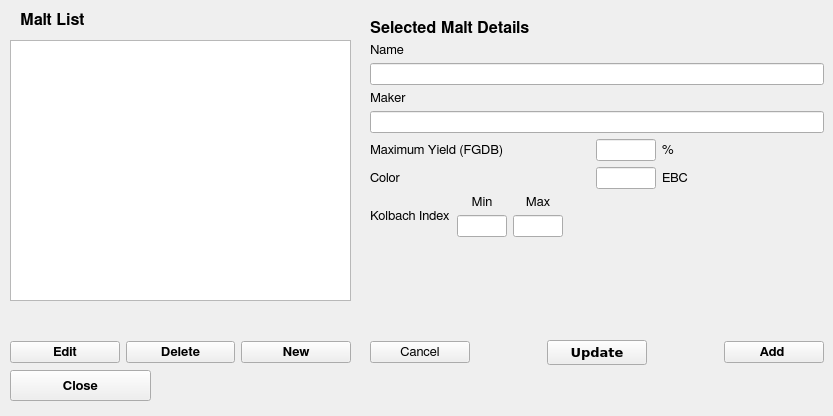
<?xml version="1.0" encoding="UTF-8"?>
<ui version="4.0">
 <class>MaltDialog</class>
 <widget class="QWidget" name="MaltDialog">
  <property name="geometry">
   <rect>
    <x>0</x>
    <y>0</y>
    <width>833</width>
    <height>416</height>
   </rect>
  </property>
  <property name="font">
   <font>
    <family>FreeSans</family>
    <pointsize>10</pointsize>
    <weight>50</weight>
    <bold>false</bold>
   </font>
  </property>
  <property name="windowTitle">
   <string/>
  </property>
  <widget class="QPushButton" name="close_button">
   <property name="geometry">
    <rect>
     <x>10</x>
     <y>370</y>
     <width>141</width>
     <height>31</height>
    </rect>
   </property>
   <property name="font">
    <font>
     <family>FreeSans</family>
     <pointsize>10</pointsize>
     <weight>75</weight>
     <bold>true</bold>
    </font>
   </property>
   <property name="text">
    <string>Close</string>
   </property>
  </widget>
  <widget class="QWidget" name="layoutWidget">
   <property name="geometry">
    <rect>
     <x>10</x>
     <y>92</y>
     <width>341</width>
     <height>271</height>
    </rect>
   </property>
   <layout class="QVBoxLayout" name="verticalLayout">
    <item>
     <spacer name="verticalSpacer">
      <property name="orientation">
       <enum>Qt::Vertical</enum>
      </property>
      <property name="sizeHint" stdset="0">
       <size>
        <width>20</width>
        <height>40</height>
       </size>
      </property>
     </spacer>
    </item>
    <item>
     <layout class="QHBoxLayout" name="horizontalLayout">
      <item>
       <widget class="QPushButton" name="edit_button">
        <property name="maximumSize">
         <size>
          <width>150</width>
          <height>16777215</height>
         </size>
        </property>
        <property name="font">
         <font>
          <family>FreeSans</family>
          <pointsize>10</pointsize>
          <weight>75</weight>
          <bold>true</bold>
         </font>
        </property>
        <property name="text">
         <string>Edit</string>
        </property>
       </widget>
      </item>
      <item>
       <widget class="QPushButton" name="delete_button">
        <property name="maximumSize">
         <size>
          <width>150</width>
          <height>16777215</height>
         </size>
        </property>
        <property name="font">
         <font>
          <family>FreeSans</family>
          <pointsize>10</pointsize>
          <weight>75</weight>
          <bold>true</bold>
         </font>
        </property>
        <property name="text">
         <string>Delete</string>
        </property>
       </widget>
      </item>
      <item>
       <widget class="QPushButton" name="new_button">
        <property name="maximumSize">
         <size>
          <width>150</width>
          <height>16777215</height>
         </size>
        </property>
        <property name="font">
         <font>
          <family>FreeSans</family>
          <pointsize>10</pointsize>
          <weight>75</weight>
          <bold>true</bold>
         </font>
        </property>
        <property name="text">
         <string>New</string>
        </property>
       </widget>
      </item>
     </layout>
    </item>
   </layout>
  </widget>
  <widget class="QLabel" name="malt_list_label">
   <property name="geometry">
    <rect>
     <x>20</x>
     <y>0</y>
     <width>271</width>
     <height>41</height>
    </rect>
   </property>
   <property name="font">
    <font>
     <family>FreeSans</family>
     <pointsize>12</pointsize>
     <weight>75</weight>
     <italic>false</italic>
     <bold>true</bold>
    </font>
   </property>
   <property name="text">
    <string>Malt List</string>
   </property>
  </widget>
  <widget class="QListWidget" name="malt_list_widget">
   <property name="geometry">
    <rect>
     <x>10</x>
     <y>40</y>
     <width>341</width>
     <height>261</height>
    </rect>
   </property>
  </widget>
  <widget class="QWidget" name="layoutWidget">
   <property name="geometry">
    <rect>
     <x>370</x>
     <y>20</y>
     <width>454</width>
     <height>345</height>
    </rect>
   </property>
   <layout class="QVBoxLayout" name="verticalLayout_6">
    <item>
     <widget class="QLabel" name="detail_label">
      <property name="font">
       <font>
        <family>FreeSans</family>
        <pointsize>12</pointsize>
        <weight>75</weight>
        <italic>false</italic>
        <bold>true</bold>
       </font>
      </property>
      <property name="text">
       <string>Selected Malt Details</string>
      </property>
     </widget>
    </item>
    <item>
     <layout class="QVBoxLayout" name="verticalLayout_2">
      <item>
       <widget class="QLabel" name="name_label">
        <property name="font">
         <font>
          <family>FreeSans</family>
          <pointsize>10</pointsize>
          <weight>50</weight>
          <bold>false</bold>
         </font>
        </property>
        <property name="text">
         <string>Name</string>
        </property>
       </widget>
      </item>
      <item>
       <widget class="QLineEdit" name="name_edit">
        <property name="minimumSize">
         <size>
          <width>450</width>
          <height>0</height>
         </size>
        </property>
       </widget>
      </item>
     </layout>
    </item>
    <item>
     <widget class="QLabel" name="maker_label">
      <property name="font">
       <font>
        <family>FreeSans</family>
        <pointsize>10</pointsize>
        <weight>50</weight>
        <bold>false</bold>
       </font>
      </property>
      <property name="text">
       <string>Maker</string>
      </property>
     </widget>
    </item>
    <item>
     <widget class="QLineEdit" name="maker_edit"/>
    </item>
    <item>
     <layout class="QVBoxLayout" name="verticalLayout_3"/>
    </item>
    <item>
     <layout class="QHBoxLayout" name="horizontalLayout_2">
      <item>
       <widget class="QLabel" name="max_yield_label">
        <property name="minimumSize">
         <size>
          <width>220</width>
          <height>0</height>
         </size>
        </property>
        <property name="font">
         <font>
          <family>FreeSans</family>
          <pointsize>10</pointsize>
          <weight>50</weight>
          <italic>false</italic>
          <bold>false</bold>
         </font>
        </property>
        <property name="text">
         <string>Maximum Yield (FGDB) </string>
        </property>
       </widget>
      </item>
      <item>
       <widget class="QLineEdit" name="max_yield_edit">
        <property name="minimumSize">
         <size>
          <width>60</width>
          <height>0</height>
         </size>
        </property>
        <property name="maximumSize">
         <size>
          <width>50</width>
          <height>16777215</height>
         </size>
        </property>
       </widget>
      </item>
      <item>
       <widget class="QLabel" name="max_yield_unti_label">
        <property name="font">
         <font>
          <family>FreeSans</family>
          <pointsize>10</pointsize>
          <weight>50</weight>
          <bold>false</bold>
         </font>
        </property>
        <property name="text">
         <string>%</string>
        </property>
       </widget>
      </item>
     </layout>
    </item>
    <item>
     <layout class="QHBoxLayout" name="horizontalLayout_3">
      <item>
       <widget class="QLabel" name="color_label">
        <property name="minimumSize">
         <size>
          <width>220</width>
          <height>0</height>
         </size>
        </property>
        <property name="font">
         <font>
          <family>FreeSans</family>
          <pointsize>10</pointsize>
          <weight>50</weight>
          <italic>false</italic>
          <bold>false</bold>
         </font>
        </property>
        <property name="text">
         <string>Color</string>
        </property>
       </widget>
      </item>
      <item>
       <widget class="QLineEdit" name="color_edit">
        <property name="minimumSize">
         <size>
          <width>60</width>
          <height>0</height>
         </size>
        </property>
        <property name="maximumSize">
         <size>
          <width>50</width>
          <height>16777215</height>
         </size>
        </property>
       </widget>
      </item>
      <item>
       <widget class="QLabel" name="color_unit_label">
        <property name="font">
         <font>
          <family>FreeSans</family>
          <pointsize>10</pointsize>
          <weight>50</weight>
          <bold>false</bold>
         </font>
        </property>
        <property name="text">
         <string>EBC</string>
        </property>
       </widget>
      </item>
     </layout>
    </item>
    <item>
     <layout class="QHBoxLayout" name="horizontalLayout_4">
      <item>
       <widget class="QLabel" name="kolbach_index_label">
        <property name="font">
         <font>
          <family>FreeSans</family>
          <pointsize>10</pointsize>
          <weight>50</weight>
          <bold>false</bold>
         </font>
        </property>
        <property name="text">
         <string>Kolbach Index</string>
        </property>
       </widget>
      </item>
      <item>
       <layout class="QVBoxLayout" name="verticalLayout_4">
        <item>
         <widget class="QLabel" name="kolbach_min_label">
          <property name="maximumSize">
           <size>
            <width>50</width>
            <height>50</height>
           </size>
          </property>
          <property name="font">
           <font>
            <family>FreeSans</family>
            <pointsize>10</pointsize>
            <weight>50</weight>
            <bold>false</bold>
           </font>
          </property>
          <property name="text">
           <string>Min</string>
          </property>
          <property name="alignment">
           <set>Qt::AlignCenter</set>
          </property>
         </widget>
        </item>
        <item>
         <widget class="QLineEdit" name="kolbach_min">
          <property name="maximumSize">
           <size>
            <width>50</width>
            <height>50</height>
           </size>
          </property>
         </widget>
        </item>
       </layout>
      </item>
      <item>
       <layout class="QVBoxLayout" name="verticalLayout_5">
        <property name="spacing">
         <number>6</number>
        </property>
        <item>
         <widget class="QLabel" name="kolbach_max_label">
          <property name="maximumSize">
           <size>
            <width>50</width>
            <height>50</height>
           </size>
          </property>
          <property name="font">
           <font>
            <family>FreeSans</family>
            <pointsize>10</pointsize>
            <weight>50</weight>
            <bold>false</bold>
           </font>
          </property>
          <property name="text">
           <string>Max</string>
          </property>
          <property name="alignment">
           <set>Qt::AlignCenter</set>
          </property>
         </widget>
        </item>
        <item>
         <widget class="QLineEdit" name="kolbach_max">
          <property name="maximumSize">
           <size>
            <width>50</width>
            <height>50</height>
           </size>
          </property>
         </widget>
        </item>
       </layout>
      </item>
      <item>
       <spacer name="horizontalSpacer">
        <property name="orientation">
         <enum>Qt::Horizontal</enum>
        </property>
        <property name="sizeHint" stdset="0">
         <size>
          <width>98</width>
          <height>20</height>
         </size>
        </property>
       </spacer>
      </item>
     </layout>
    </item>
    <item>
     <spacer name="verticalSpacer_2">
      <property name="orientation">
       <enum>Qt::Vertical</enum>
      </property>
      <property name="sizeHint" stdset="0">
       <size>
        <width>20</width>
        <height>40</height>
       </size>
      </property>
     </spacer>
    </item>
    <item>
     <layout class="QHBoxLayout" name="horizontalLayout_6">
      <item>
       <widget class="QPushButton" name="cancel_button">
        <property name="minimumSize">
         <size>
          <width>100</width>
          <height>0</height>
         </size>
        </property>
        <property name="font">
         <font>
          <family>Arial Black</family>
          <pointsize>10</pointsize>
          <weight>50</weight>
          <bold>false</bold>
         </font>
        </property>
        <property name="text">
         <string>Cancel</string>
        </property>
       </widget>
      </item>
      <item>
       <spacer name="horizontalSpacer_3">
        <property name="orientation">
         <enum>Qt::Horizontal</enum>
        </property>
        <property name="sizeHint" stdset="0">
         <size>
          <width>40</width>
          <height>20</height>
         </size>
        </property>
       </spacer>
      </item>
      <item>
       <widget class="QPushButton" name="update_button">
        <property name="minimumSize">
         <size>
          <width>100</width>
          <height>0</height>
         </size>
        </property>
        <property name="font">
         <font>
          <family>DejaVu Sans</family>
          <pointsize>10</pointsize>
          <weight>75</weight>
          <bold>true</bold>
         </font>
        </property>
        <property name="text">
         <string>Update</string>
        </property>
       </widget>
      </item>
      <item>
       <spacer name="horizontalSpacer_2">
        <property name="orientation">
         <enum>Qt::Horizontal</enum>
        </property>
        <property name="sizeHint" stdset="0">
         <size>
          <width>40</width>
          <height>20</height>
         </size>
        </property>
       </spacer>
      </item>
      <item>
       <widget class="QPushButton" name="add_button">
        <property name="sizePolicy">
         <sizepolicy hsizetype="Minimum" vsizetype="Fixed">
          <horstretch>0</horstretch>
          <verstretch>0</verstretch>
         </sizepolicy>
        </property>
        <property name="minimumSize">
         <size>
          <width>100</width>
          <height>0</height>
         </size>
        </property>
        <property name="maximumSize">
         <size>
          <width>100</width>
          <height>16777215</height>
         </size>
        </property>
        <property name="font">
         <font>
          <family>FreeSans</family>
          <weight>75</weight>
          <bold>true</bold>
         </font>
        </property>
        <property name="text">
         <string>Add </string>
        </property>
       </widget>
      </item>
     </layout>
    </item>
    <item>
     <layout class="QHBoxLayout" name="horizontalLayout_5"/>
    </item>
   </layout>
  </widget>
  <zorder>layoutWidget</zorder>
  <zorder>layoutWidget</zorder>
  <zorder>close_button</zorder>
  <zorder>malt_list_label</zorder>
  <zorder>malt_list_widget</zorder>
 </widget>
 <resources/>
 <connections/>
</ui>
